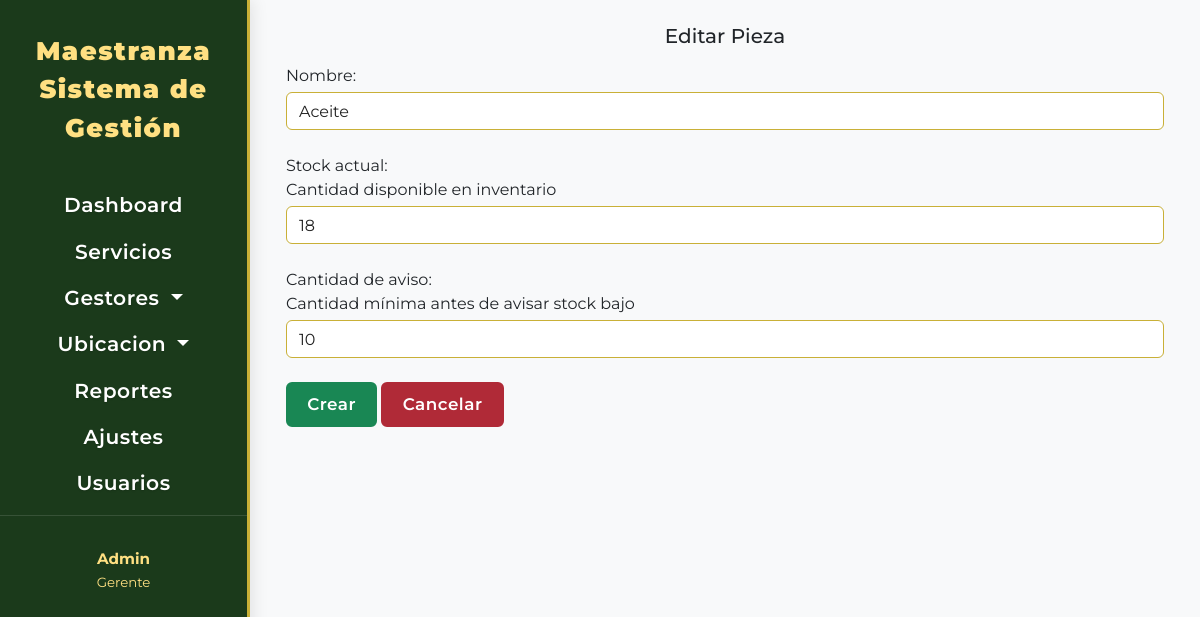
The app's page /piezas/editar/1/, older data.
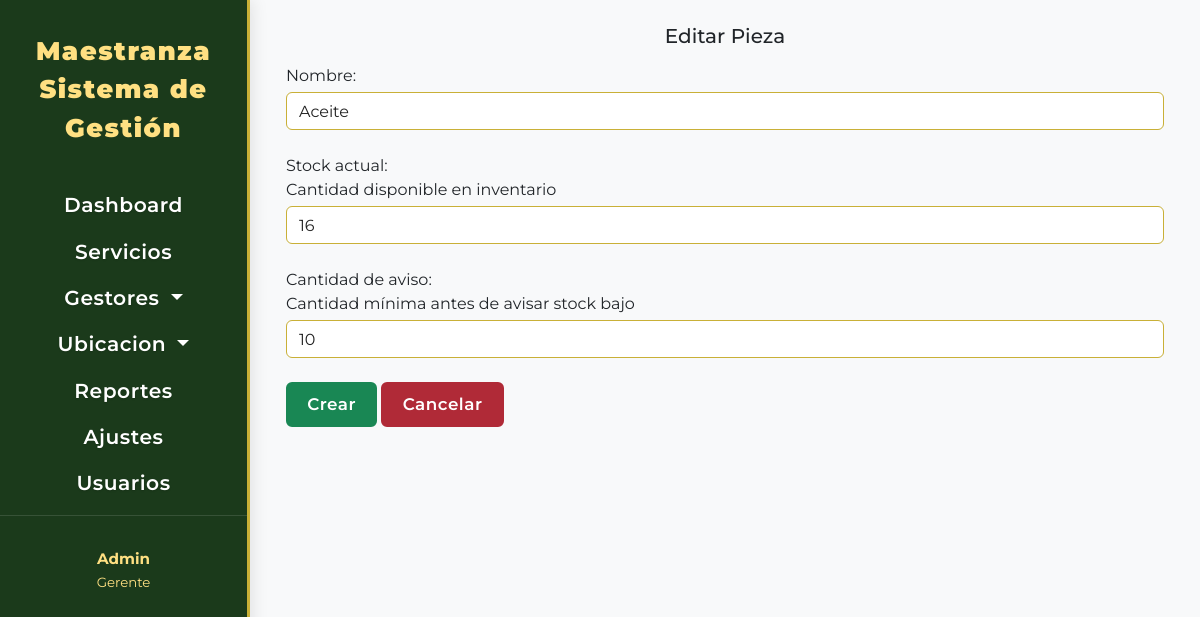
The same page, newer data.
### pieza/models.py (models this page shows, shortened)
class Pieza(models.Model):
    nombre = models.CharField(
        max_length=100,
        blank=False,
        null=False,
        verbose_name="Nombre"
    )
    cantidad_stock = models.PositiveIntegerField(
        default=0,
        verbose_name="Stock actual",
        help_text="Cantidad disponible en inventario"
    )
    reorder = models.PositiveIntegerField(
        default=0,
        verbose_name="Cantidad de aviso",
        help_text="Cantidad mínima antes de avisar stock bajo"
    )

### pieza/views.py (the view)
# urls.py: path('editar/<int:id>/', views.pieza_gestion, name='pieza_editar'),
def pieza_gestion(request, id=None):
    pieza, modo, extra = modo_gestion(Pieza,id)
    if request.method == 'POST':
        form =PiezaForm(request.POST, instance=pieza)
        if form.is_valid():
            try:
                pieza = form.save()
                messages.success(request, f"Pieza {'creada' if modo == 'crear' else 'actualizada'} correctamente.")
                return redirect('pieza_index')
            except Exception as e:
                messages.error(request, f"Error al guardar la pieza: {e}")
    else:
        form = PiezaForm(instance=pieza)
    context = {
        'form' : form,
        'pieza': pieza,
        'modo': modo,
        'extra': extra
    }
    return render(request, 'pieza/gestion.html', context)

### pieza/forms.py (shortened to what this page needs)
class PiezaForm(ModelForm):
    class Meta:
        model = Pieza
        fields = ['nombre', 'cantidad_stock', 'reorder']
        labels = {
            'reorder': 'Cantidad de aviso'
        }
        widgets = {
            'nombre': forms.TextInput(attrs={'class': 'form-control mb-4 mt-1', 'placeholder': 'Escribe el nombre'}),
            'cantidad_stock': forms.NumberInput(attrs={'class': 'form-control mb-4 mt-1', 'placeholder': 'Escribe la cantidad'}),
            'reorder': forms.NumberInput(attrs={'class': 'form-control mb-4 mt-1', 'placeholder': 'Escribe la cantidad'}),
        }

### maestranza/utils.py (called while the page is built)
def modo_gestion(modelo,id=None):
    if id:
        return get_object_or_404(modelo, id=id), 'editar', 0
    return None, 'crear', 1

### templates/pieza/gestion.html (shortened to what this page needs)
{% extends "componentes/formulario.html" %}
{% block formtit %}
{% if modo == 'editar' %}
Editar Pieza
{% else %}
Crear Pieza
{% endif %}
{% endblock formtit %}
{% block formulario %}
{{form}}
<input class="btn btn-success" type="submit" value="Crear">
<a class="btn btn-danger" href="{% url 'pieza_index'%}">Cancelar</a>
{% endblock formulario %}

Row changes from the older to the newer data that the page shows:
changed Pieza "Aceite": cantidad_stock "18" → "16"
